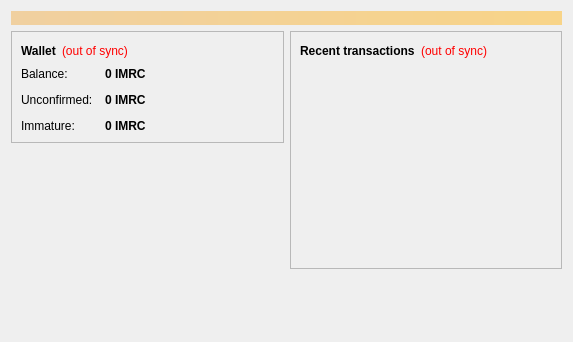
<?xml version="1.0" encoding="UTF-8"?>
<ui version="4.0">
 <class>OverviewPage</class>
 <widget class="QWidget" name="OverviewPage">
  <property name="geometry">
   <rect>
    <x>0</x>
    <y>0</y>
    <width>573</width>
    <height>342</height>
   </rect>
  </property>
  <property name="windowTitle">
   <string>Form</string>
  </property>
  <layout class="QVBoxLayout" name="topLayout">
   <item>
    <widget class="QLabel" name="labelAlerts">
     <property name="visible">
      <bool>false</bool>
     </property>
     <property name="styleSheet">
      <string notr="true">background-color: qlineargradient(x1: 0, y1: 0, x2: 1, y2: 0, stop:0 #F0D0A0, stop:1 #F8D488); color:#000000;</string>
     </property>
     <property name="wordWrap">
      <bool>true</bool>
     </property>
     <property name="margin">
      <number>3</number>
     </property>
    </widget>
   </item>
   <item>
    <layout class="QHBoxLayout" name="horizontalLayout" stretch="1,1">
     <item>
      <layout class="QVBoxLayout" name="verticalLayout_2">
       <item>
        <widget class="QFrame" name="frame">
         <property name="frameShape">
          <enum>QFrame::StyledPanel</enum>
         </property>
         <property name="frameShadow">
          <enum>QFrame::Raised</enum>
         </property>
         <layout class="QVBoxLayout" name="verticalLayout_4">
          <item>
           <layout class="QHBoxLayout" name="horizontalLayout_4">
            <item>
             <widget class="QLabel" name="label_5">
              <property name="font">
               <font>
                <weight>75</weight>
                <bold>true</bold>
               </font>
              </property>
              <property name="text">
               <string>Wallet</string>
              </property>
             </widget>
            </item>
            <item>
             <widget class="QLabel" name="labelWalletStatus">
              <property name="toolTip">
               <string>The displayed information may be out of date. Your wallet automatically synchronizes with the ImraCoin network after a connection is established, but this process has not completed yet.</string>
              </property>
              <property name="styleSheet">
               <string notr="true">QLabel { color: red; }</string>
              </property>
              <property name="text">
               <string notr="true">(out of sync)</string>
              </property>
              <property name="alignment">
               <set>Qt::AlignLeading|Qt::AlignLeft|Qt::AlignVCenter</set>
              </property>
             </widget>
            </item>
            <item>
             <spacer name="horizontalSpacer_2">
              <property name="orientation">
               <enum>Qt::Horizontal</enum>
              </property>
              <property name="sizeHint" stdset="0">
               <size>
                <width>40</width>
                <height>20</height>
               </size>
              </property>
             </spacer>
            </item>
           </layout>
          </item>
          <item>
           <layout class="QFormLayout" name="formLayout_2">
            <property name="fieldGrowthPolicy">
             <enum>QFormLayout::AllNonFixedFieldsGrow</enum>
            </property>
            <property name="horizontalSpacing">
             <number>12</number>
            </property>
            <property name="verticalSpacing">
             <number>12</number>
            </property>
            <item row="0" column="0">
             <widget class="QLabel" name="label">
              <property name="text">
               <string>Balance:</string>
              </property>
             </widget>
            </item>
            <item row="0" column="1">
             <widget class="QLabel" name="labelBalance">
              <property name="font">
               <font>
                <weight>75</weight>
                <bold>true</bold>
               </font>
              </property>
              <property name="cursor">
               <cursorShape>IBeamCursor</cursorShape>
              </property>
              <property name="toolTip">
               <string>Your current balance</string>
              </property>
              <property name="text">
               <string notr="true">0 IMRC</string>
              </property>
              <property name="textInteractionFlags">
               <set>Qt::LinksAccessibleByMouse|Qt::TextSelectableByKeyboard|Qt::TextSelectableByMouse</set>
              </property>
             </widget>
            </item>
            <item row="1" column="0">
             <widget class="QLabel" name="label_3">
              <property name="text">
               <string>Unconfirmed:</string>
              </property>
             </widget>
            </item>
            <item row="1" column="1">
             <widget class="QLabel" name="labelUnconfirmed">
              <property name="font">
               <font>
                <weight>75</weight>
                <bold>true</bold>
               </font>
              </property>
              <property name="cursor">
               <cursorShape>IBeamCursor</cursorShape>
              </property>
              <property name="toolTip">
               <string>Total of transactions that have yet to be confirmed, and do not yet count toward the current balance</string>
              </property>
              <property name="text">
               <string notr="true">0 IMRC</string>
              </property>
              <property name="textInteractionFlags">
               <set>Qt::LinksAccessibleByMouse|Qt::TextSelectableByKeyboard|Qt::TextSelectableByMouse</set>
              </property>
             </widget>
            </item>
            <item row="2" column="0">
             <widget class="QLabel" name="labelImmatureText">
              <property name="text">
               <string>Immature:</string>
              </property>
             </widget>
            </item>
            <item row="2" column="1">
             <widget class="QLabel" name="labelImmature">
              <property name="font">
               <font>
                <weight>75</weight>
                <bold>true</bold>
               </font>
              </property>
              <property name="toolTip">
               <string>Mined balance that has not yet matured</string>
              </property>
              <property name="text">
               <string notr="true">0 IMRC</string>
              </property>
              <property name="textInteractionFlags">
               <set>Qt::LinksAccessibleByMouse|Qt::TextSelectableByKeyboard|Qt::TextSelectableByMouse</set>
              </property>
             </widget>
            </item>
           </layout>
          </item>
         </layout>
        </widget>
       </item>
       <item>
        <spacer name="verticalSpacer">
         <property name="orientation">
          <enum>Qt::Vertical</enum>
         </property>
         <property name="sizeHint" stdset="0">
          <size>
           <width>20</width>
           <height>40</height>
          </size>
         </property>
        </spacer>
       </item>
      </layout>
     </item>
     <item>
      <layout class="QVBoxLayout" name="verticalLayout_3">
       <item>
        <widget class="QFrame" name="frame_2">
         <property name="frameShape">
          <enum>QFrame::StyledPanel</enum>
         </property>
         <property name="frameShadow">
          <enum>QFrame::Raised</enum>
         </property>
         <layout class="QVBoxLayout" name="verticalLayout">
          <item>
           <layout class="QHBoxLayout" name="horizontalLayout_2">
            <item>
             <widget class="QLabel" name="label_4">
              <property name="text">
               <string>&lt;b&gt;Recent transactions&lt;/b&gt;</string>
              </property>
             </widget>
            </item>
            <item>
             <widget class="QLabel" name="labelTransactionsStatus">
              <property name="toolTip">
               <string>The displayed information may be out of date. Your wallet automatically synchronizes with the ImraCoin network after a connection is established, but this process has not completed yet.</string>
              </property>
              <property name="styleSheet">
               <string notr="true">QLabel { color: red; }</string>
              </property>
              <property name="text">
               <string notr="true">(out of sync)</string>
              </property>
              <property name="alignment">
               <set>Qt::AlignRight|Qt::AlignTrailing|Qt::AlignVCenter</set>
              </property>
             </widget>
            </item>
            <item>
             <spacer name="horizontalSpacer">
              <property name="orientation">
               <enum>Qt::Horizontal</enum>
              </property>
              <property name="sizeHint" stdset="0">
               <size>
                <width>40</width>
                <height>20</height>
               </size>
              </property>
             </spacer>
            </item>
           </layout>
          </item>
          <item>
           <widget class="QListView" name="listTransactions">
            <property name="styleSheet">
             <string notr="true">QListView { background: transparent; }</string>
            </property>
            <property name="frameShape">
             <enum>QFrame::NoFrame</enum>
            </property>
            <property name="verticalScrollBarPolicy">
             <enum>Qt::ScrollBarAlwaysOff</enum>
            </property>
            <property name="horizontalScrollBarPolicy">
             <enum>Qt::ScrollBarAlwaysOff</enum>
            </property>
            <property name="selectionMode">
             <enum>QAbstractItemView::NoSelection</enum>
            </property>
           </widget>
          </item>
         </layout>
        </widget>
       </item>
       <item>
        <spacer name="verticalSpacer_2">
         <property name="orientation">
          <enum>Qt::Vertical</enum>
         </property>
         <property name="sizeHint" stdset="0">
          <size>
           <width>20</width>
           <height>40</height>
          </size>
         </property>
        </spacer>
       </item>
      </layout>
     </item>
    </layout>
   </item>
  </layout>
 </widget>
 <resources/>
 <connections/>
</ui>
